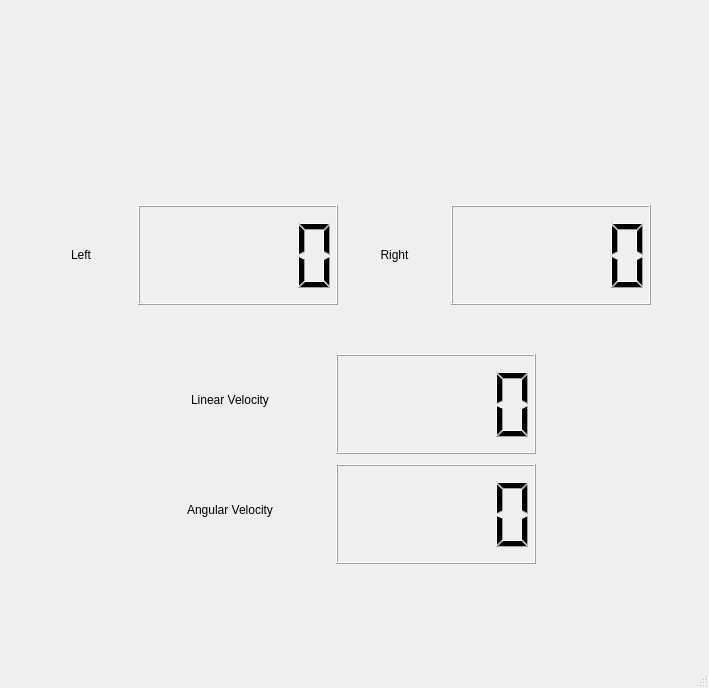
<?xml version="1.0" encoding="UTF-8"?>
<ui version="4.0">
 <class>MainWindow</class>
 <widget class="QMainWindow" name="MainWindow">
  <property name="geometry">
   <rect>
    <x>0</x>
    <y>0</y>
    <width>709</width>
    <height>688</height>
   </rect>
  </property>
  <property name="windowTitle">
   <string>MainWindow</string>
  </property>
  <widget class="QWidget" name="centralwidget">
   <widget class="QLabel" name="label_5">
    <property name="geometry">
     <rect>
      <x>110</x>
      <y>30</y>
      <width>491</width>
      <height>131</height>
     </rect>
    </property>
    <property name="text">
     <string/>
    </property>
    <property name="pixmap">
     <pixmap>../../resources/snowbot2.png</pixmap>
    </property>
    <property name="scaledContents">
     <bool>true</bool>
    </property>
   </widget>
   <widget class="QWidget" name="layoutWidget">
    <property name="geometry">
     <rect>
      <x>30</x>
      <y>190</y>
      <width>621</width>
      <height>131</height>
     </rect>
    </property>
    <layout class="QGridLayout" name="gridLayout_3">
     <item row="0" column="0">
      <layout class="QGridLayout" name="gridLayout" rowminimumheight="0">
       <item row="0" column="0">
        <widget class="QLabel" name="label">
         <property name="maximumSize">
          <size>
           <width>200</width>
           <height>100</height>
          </size>
         </property>
         <property name="text">
          <string>Left</string>
         </property>
         <property name="alignment">
          <set>Qt::AlignCenter</set>
         </property>
        </widget>
       </item>
       <item row="0" column="1">
        <widget class="QLCDNumber" name="left_lcd">
         <property name="minimumSize">
          <size>
           <width>200</width>
           <height>100</height>
          </size>
         </property>
        </widget>
       </item>
      </layout>
     </item>
     <item row="0" column="1">
      <layout class="QGridLayout" name="gridLayout_2" rowminimumheight="0">
       <item row="0" column="2">
        <widget class="QLCDNumber" name="right_lcd">
         <property name="minimumSize">
          <size>
           <width>200</width>
           <height>100</height>
          </size>
         </property>
         <property name="maximumSize">
          <size>
           <width>200</width>
           <height>100</height>
          </size>
         </property>
        </widget>
       </item>
       <item row="0" column="1">
        <widget class="QLabel" name="label_3">
         <property name="maximumSize">
          <size>
           <width>200</width>
           <height>100</height>
          </size>
         </property>
         <property name="text">
          <string>Right</string>
         </property>
         <property name="alignment">
          <set>Qt::AlignCenter</set>
         </property>
        </widget>
       </item>
      </layout>
     </item>
    </layout>
   </widget>
   <widget class="QWidget" name="">
    <property name="geometry">
     <rect>
      <x>130</x>
      <y>350</y>
      <width>408</width>
      <height>214</height>
     </rect>
    </property>
    <layout class="QGridLayout" name="gridLayout_4">
     <item row="0" column="0">
      <widget class="QLabel" name="label_2">
       <property name="minimumSize">
        <size>
         <width>200</width>
         <height>100</height>
        </size>
       </property>
       <property name="maximumSize">
        <size>
         <width>200</width>
         <height>100</height>
        </size>
       </property>
       <property name="text">
        <string>Linear Velocity</string>
       </property>
       <property name="alignment">
        <set>Qt::AlignCenter</set>
       </property>
      </widget>
     </item>
     <item row="1" column="0" rowspan="2">
      <widget class="QLabel" name="label_4">
       <property name="minimumSize">
        <size>
         <width>200</width>
         <height>100</height>
        </size>
       </property>
       <property name="maximumSize">
        <size>
         <width>200</width>
         <height>100</height>
        </size>
       </property>
       <property name="text">
        <string>Angular Velocity</string>
       </property>
       <property name="alignment">
        <set>Qt::AlignCenter</set>
       </property>
      </widget>
     </item>
     <item row="2" column="1">
      <widget class="QLCDNumber" name="linear_lcd">
       <property name="minimumSize">
        <size>
         <width>200</width>
         <height>100</height>
        </size>
       </property>
       <property name="maximumSize">
        <size>
         <width>200</width>
         <height>100</height>
        </size>
       </property>
      </widget>
     </item>
     <item row="0" column="1" rowspan="2">
      <widget class="QLCDNumber" name="angular_lcd">
       <property name="minimumSize">
        <size>
         <width>200</width>
         <height>100</height>
        </size>
       </property>
       <property name="maximumSize">
        <size>
         <width>200</width>
         <height>100</height>
        </size>
       </property>
      </widget>
     </item>
    </layout>
   </widget>
  </widget>
  <widget class="QMenuBar" name="menubar">
   <property name="geometry">
    <rect>
     <x>0</x>
     <y>0</y>
     <width>709</width>
     <height>22</height>
    </rect>
   </property>
  </widget>
  <widget class="QStatusBar" name="statusbar"/>
 </widget>
 <resources/>
 <connections/>
</ui>
